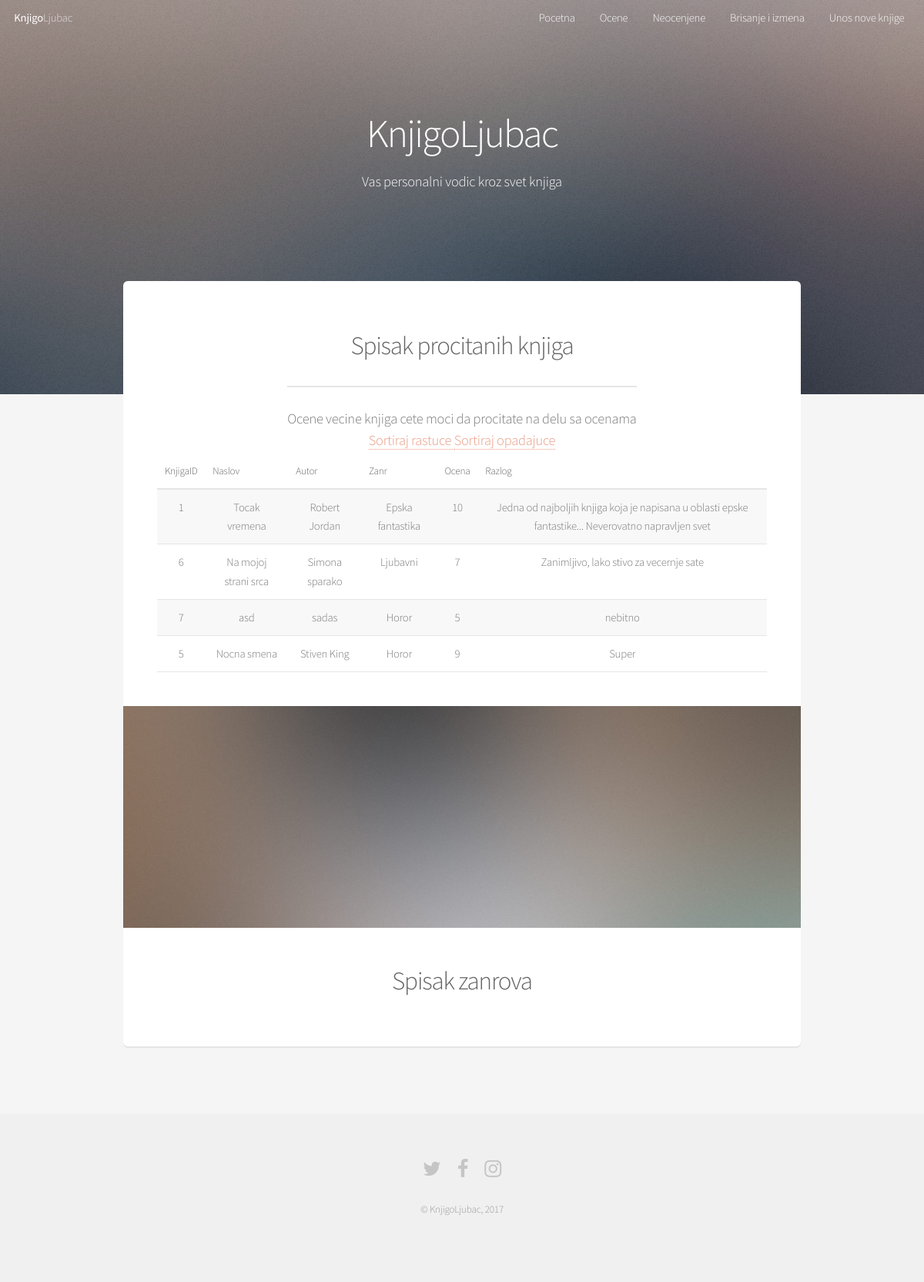
Page /knjige/prvi/ocene.php on the committed database.
### tables this page shows
CREATE TABLE IF NOT EXISTS `ocena` (
  `ocenaID` int(11) NOT NULL AUTO_INCREMENT,
  `visina` int(11) NOT NULL,
  `datum` timestamp NOT NULL DEFAULT CURRENT_TIMESTAMP,
  `razlog` varchar(1000) NOT NULL,
  `knjigaID` int(11) NOT NULL,
  PRIMARY KEY (`ocenaID`),
  KEY `knjigaID` (`knjigaID`)
);

CREATE TABLE IF NOT EXISTS `knjiga` (
  `knjigaID` int(11) NOT NULL AUTO_INCREMENT,
  `naslov` varchar(255) NOT NULL,
  `autor` varchar(255) NOT NULL,
  `opis` varchar(1255) NOT NULL,
  `zanrID` int(11) NOT NULL,
  PRIMARY KEY (`knjigaID`),
  KEY `zanrID` (`zanrID`)
);

CREATE TABLE IF NOT EXISTS `zanr` (
  `zanrID` int(11) NOT NULL AUTO_INCREMENT,
  `naziv` varchar(255) NOT NULL,
  PRIMARY KEY (`zanrID`)
);

### knjige/prvi/db.php (called while the page is built, shortened)
<?php
class MysqliDb
{
    protected $_mysqli;
    protected $_query;
    public function __construct($host, $username, $password, $db, $port = NULL)
    {
        if($port == NULL)
            $port = ini_get('mysqli.default_port');
        $this->_mysqli = new mysqli($host, $username, $password, $db, $port)
            or die('There was a problem connecting to the database');
        $this->_mysqli->set_charset('utf8');
    }
    protected function reset()
    {
        $this->_query = null;
    }
    public function rawQuery($query, $bindParams = null)
    {
        $this->_query = filter_var($query, FILTER_SANITIZE_STRING);
        $stmt = $this->_prepareQuery();
        $stmt->execute();
        return $this->_dynamicBindResults($stmt);
    }
    protected function _dynamicBindResults(mysqli_stmt $stmt)
    {
        $parameters = array();
        $results = array();
        $meta = $stmt->result_metadata();
        $row = array();
        while ($field = $meta->fetch_field()) {
            $row[$field->name] = null;
            $parameters[] = & $row[$field->name];
        }
        call_user_func_array(array($stmt, 'bind_result'), $parameters);
        while ($stmt->fetch()) {
            $x = array();
            foreach ($row as $key => $val) {
                $x[$key] = $val;
            }
            array_push($results, $x);
        }
        return $results;
    }
    protected function _prepareQuery()
    {
        if (!$stmt = $this->_mysqli->prepare($this->_query)) {
            trigger_error("Problem preparing query ($this->_query) " . $this->_mysqli->error, E_USER_ERROR);
        }
        return $stmt;
    }
}

### knjige/prvi/init.php (called while the page is built, shortened)
<?php
require('db.php');
$db = new MysqliDb('localhost','root','','knjige');
?>

### knjige/prvi/ocene.php (the view, shortened to what this page needs)
<?php
include 'init.php';
$sort = "";
 ?>
<!DOCTYPE HTML>
<html>
	<head>
		<link rel="stylesheet" href="assets/css/main.css" />
	</head>
	<body class="landing">
		<div id="page-wrapper">
				<?php include 'meni.php'; ?>
				<section id="banner">
					<h2>KnjigoLjubac</h2>
					<p>Vas personalni vodic kroz svet knjiga</p>
				</section>
				<section id="main" class="container">
					<section class="box special">
						<header class="major">
							<h2>Spisak procitanih knjiga</h2>
							<p>Ocene vecine knjiga cete moci da procitate na delu sa ocenama <br/>
								<a href="ocene.php?sort=asc"> Sortiraj rastuce </a> <a href="ocene.php?sort=desc"> Sortiraj opadajuce </a></p>
						</header>
						<?php
							$knjige = $db->rawQuery('select * from ocena o join knjiga k on o.knjigaID=k.knjigaID join zanr z on k.zanrID = z.zanrID '.$sort);
						?>
						<table>
							<thead>
								<tr>
									<th>KnjigaID</th>
									<th>Naslov</th>
									<th>Autor</th>
									<th>Zanr</th>
									<th>Ocena</th>
									<th>Razlog</th>
								</tr>
							</thead>
							<tbody>
								<?php foreach($knjige as $k){ ?>
									<tr>
										<td><?php echo $k['knjigaID']; ?></td>
										<td><?php echo $k['naslov']; ?></td>
										<td><?php echo $k['autor']; ?></td>
										<td><?php echo $k['naziv']; ?></td>
										<td><?php echo $k['visina']; ?></td>
										<td><?php echo $k['razlog']; ?></td>
									</tr>
								<?php } ?>
							</tbody>
						</table>
						<span class="image featured"><img src="images/pic01.jpg" alt="" /></span>
						<h2> Spisak zanrova </h2>
					</section>
				</section>
				<?php include 'footer.php'; ?>
		</div>
	</body>
</html>

### knjige/prvi/assets/css/main.css (style rules this page uses)
html, body, div, span, applet, object, iframe, h1, h2, h3, h4, h5, h6, p, blockquote, pre, a, abbr, acronym, address, big, cite, code, del, dfn, em, img, ins, kbd, q, s, samp, small, strike, strong, sub, sup, tt, var, b, u, i, center, dl, dt, dd, ol, ul, li, fieldset, form, label, legend, table, caption, tbody, tfoot, thead, tr, th, td, article, aside, canvas, details, embed, figure, figcaption, footer, header, hgroup, menu, nav, output, ruby, section, summary, time, mark, audio, video { margin: 0; padding: 0; border: 0; font-size: 100%; font: inherit; vertical-align: baseline; }
article, aside, details, figcaption, figure, footer, header, hgroup, menu, nav, section { display: block; }
body { line-height: 1; }
table { border-collapse: collapse; border-spacing: 0; }
body { -webkit-text-size-adjust: none; }
*, *:before, *:after { -moz-box-sizing: border-box; -webkit-box-sizing: border-box; box-sizing: border-box; }
.container { margin-left: auto; margin-right: auto; }
.container { width: 60em; }
@media screen and (max-width: 1680px) { .container { width: 60em; } }
@media screen and (max-width: 1280px) { .container { width: 60em; } }
body { background: #f5f5f5; }
body, input, select, textarea { color: #777; font-family: "Source Sans Pro", sans-serif; font-size: 16pt; font-weight: 300; line-height: 1.65em; letter-spacing: -0.015em; }
a { -moz-transition: color 0.2s ease-in-out, border-bottom-color 0.2s ease-in-out; -webkit-transition: color 0.2s ease-in-out, border-bottom-color 0.2s ease-in-out; -ms-transition: color 0.2s ease-in-out, border-bottom-color 0.2s ease-in-out; transition: color 0.2s ease-in-out, border-bottom-color 0.2s ease-in-out; border-bottom: dotted 1px; color: #e89980; text-decoration: none; }
p { margin: 0 0 2em 0; }
h1, h2, h3, h4, h5, h6 { color: #646464; font-weight: 300; line-height: 1em; margin: 0 0 0.5em 0; }
h2 { font-size: 2.25em; line-height: 1.5em; letter-spacing: -0.035em; }
section.special, article.special { text-align: center; }
header p { color: #999; position: relative; margin: 0 0 1.5em 0; font-style: italic; }
header h2 + p { font-size: 1.25em; margin-top: -1em; line-height: 1.5em; }
header.major { padding: 1em 0; text-align: center; }
header.major h2 { margin: 0; }
header.major p { display: inline-block; border-top: solid 2px #e5e5e5; color: #777; margin: 1.5em 0 0 0; padding: 1.5em 0 0 0; font-style: normal; }
.box { background: #fff; border-radius: 6px; box-shadow: 0 2px 0 0 #e5e5e5; margin: 0 0 2em 0; padding: 3em; }
.box.special { text-align: center; }
.box .image.featured { border-radius: 0; display: block; margin: 3em 0 3em -3em; position: relative; width: calc(100% + 6em); }
.box .image.featured img { border-radius: 0; display: block; width: 100%; }
.image { border-radius: 6px; border: 0; display: inline-block; position: relative; }
.image img { border-radius: 6px; display: block; }
table { margin: 0 0 2em 0; width: 100%; }
table tbody tr { border: solid 1px #e5e5e5; border-left: 0; border-right: 0; }
table tbody tr:nth-child(2n + 1) { background-color: #f8f8f8; }
table td { padding: 0.75em 0.75em; }
table th { color: #646464; font-size: 0.9em; font-weight: 300; padding: 0 0.75em 0.75em 0.75em; text-align: left; }
table thead { border-bottom: solid 2px #e5e5e5; }
#page-wrapper { padding-top: 3em; }
body.landing #page-wrapper { padding-top: 0; }
#banner { background-attachment: scroll, fixed; background-color: #666; background-image: url("images/overlay.png"), url("../../images/banner.jpg"); background-position: top left, center center; background-repeat: repeat, no-repeat; background-size: auto, cover; color: #fff; padding: 12em 0 20em 0; text-align: center; }
#banner :last-child { margin-bottom: 0; }
#banner h2, #banner h3, #banner h4, #banner h5, #banner h6 { color: #fff; }
#banner h2 { font-size: 3.5em; line-height: 1em; margin: 0 0 0.5em 0; padding: 0; }
#banner p { font-size: 1.25em; margin-bottom: 1.75em; }
#main { padding: 4em 0; }
body.landing #main { margin-top: -14em; }
@media screen and (max-width: 1680px) { body, input, select, textarea { font-size: 13pt; } }
@media screen and (max-width: 1680px) { #banner { padding: 10em 0 18em 0; } }
@media screen and (max-width: 1280px) { body, input, select, textarea { font-size: 11pt; } }
@media screen and (max-width: 1280px) { #banner { background-attachment: scroll; } }
@media screen and (max-width: 1280px) { #banner h2 { font-size: 3.5em; } }

### rows in the picture
ocena: knjigaID.knjigaID "1", knjigaID.naslov "Tocak vremena", knjigaID.autor "Robert Jordan", zanr.naziv "Epska fantastika", visina "10", razlog "Jedna od najboljih knjiga koja je napisana u oblasti epske fantastike... Neverovatno napravljen svet"
ocena: knjigaID.knjigaID "6", knjigaID.naslov "Na mojoj strani srca", knjigaID.autor "Simona sparako", zanr.naziv "Ljubavni", visina "7", razlog "Zanimljivo, lako stivo za vecernje sate"
ocena: knjigaID.knjigaID "7", knjigaID.naslov "asd", knjigaID.autor "sadas", zanr.naziv "Horor", visina "5", razlog "nebitno"
ocena: knjigaID.knjigaID "5", knjigaID.naslov "Nocna smena", knjigaID.autor "Stiven King", zanr.naziv "Horor", visina "9", razlog "Super"
